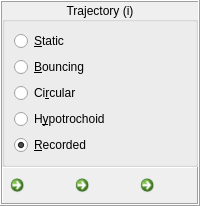
          <widget class="QFrame" name="frame_Trajectory">
           <property name="sizePolicy">
            <sizepolicy hsizetype="Minimum" vsizetype="Minimum">
             <horstretch>0</horstretch>
             <verstretch>0</verstretch>
            </sizepolicy>
           </property>
           <property name="frameShape">
            <enum>QFrame::Box</enum>
           </property>
           <property name="frameShadow">
            <enum>QFrame::Raised</enum>
           </property>
           <layout class="QVBoxLayout" name="verticalLayout_7">
            <property name="spacing">
             <number>0</number>
            </property>
            <property name="leftMargin">
             <number>0</number>
            </property>
            <property name="topMargin">
             <number>0</number>
            </property>
            <property name="rightMargin">
             <number>0</number>
            </property>
            <property name="bottomMargin">
             <number>0</number>
            </property>
            <item>
             <widget class="QGroupBox" name="groupBox_Trajectory">
              <property name="sizePolicy">
               <sizepolicy hsizetype="Minimum" vsizetype="Minimum">
                <horstretch>0</horstretch>
                <verstretch>0</verstretch>
               </sizepolicy>
              </property>
              <property name="font">
               <font>
                <pointsize>9</pointsize>
               </font>
              </property>
              <property name="title">
               <string>Trajectory (i)</string>
              </property>
              <property name="alignment">
               <set>Qt::AlignCenter</set>
              </property>
              <layout class="QVBoxLayout" name="verticalLayout_23">
               <item>
                <widget class="QRadioButton" name="radioButton_Trajectory_Static">
                 <property name="text">
                  <string>&amp;Static</string>
                 </property>
                 <property name="checked">
                  <bool>false</bool>
                 </property>
                 <property name="autoExclusive">
                  <bool>true</bool>
                 </property>
                </widget>
               </item>
               <item>
                <widget class="QRadioButton" name="radioButton_Trajectory_Bouncing">
                 <property name="text">
                  <string>&amp;Bouncing</string>
                 </property>
                </widget>
               </item>
               <item>
                <widget class="QRadioButton" name="radioButton_Trajectory_Circular">
                 <property name="text">
                  <string>Ci&amp;rcular</string>
                 </property>
                 <property name="autoExclusive">
                  <bool>true</bool>
                 </property>
                </widget>
               </item>
               <item>
                <widget class="QRadioButton" name="radioButton_Trajectory_Hypotrochoid">
                 <property name="text">
                  <string>H&amp;ypotrochoid</string>
                 </property>
                </widget>
               </item>
               <item>
                <widget class="QRadioButton" name="radioButton_Trajectory_Recorded">
                 <property name="text">
                  <string>&amp;Recorded</string>
                 </property>
                 <property name="checked">
                  <bool>true</bool>
                 </property>
                 <property name="autoExclusive">
                  <bool>true</bool>
                 </property>
                </widget>
               </item>
              </layout>
             </widget>
            </item>
            <item>
             <widget class="QFrame" name="frame_Transports">
              <property name="sizePolicy">
               <sizepolicy hsizetype="Ignored" vsizetype="Ignored">
                <horstretch>0</horstretch>
                <verstretch>0</verstretch>
               </sizepolicy>
              </property>
              <property name="frameShape">
               <enum>QFrame::Panel</enum>
              </property>
              <property name="frameShadow">
               <enum>QFrame::Raised</enum>
              </property>
              <property name="lineWidth">
               <number>1</number>
              </property>
              <layout class="QGridLayout" name="gridLayout_2" rowstretch="0">
               <property name="leftMargin">
                <number>0</number>
               </property>
               <property name="topMargin">
                <number>0</number>
               </property>
               <property name="rightMargin">
                <number>0</number>
               </property>
               <property name="bottomMargin">
                <number>0</number>
               </property>
               <property name="spacing">
                <number>0</number>
               </property>
               <item row="0" column="0">
                <widget class="QCommandLinkButton" name="commandLinkButton_stop">
                 <property name="sizePolicy">
                  <sizepolicy hsizetype="Minimum" vsizetype="Minimum">
                   <horstretch>0</horstretch>
                   <verstretch>0</verstretch>
                  </sizepolicy>
                 </property>
                 <property name="focusPolicy">
                  <enum>Qt::NoFocus</enum>
                 </property>
                 <property name="text">
                  <string/>
                 </property>
                 <property name="icon">
                  <iconset theme="boutontransport" resource="../../resources/buttons.qrc">
                   <normaloff>:/resources/boutonstransports-1-7.png</normaloff>
                   <normalon>:/resources/boutonstransports-1-7.png</normalon>:/resources/boutonstransports-1-7.png</iconset>
                 </property>
                 <property name="iconSize">
                  <size>
                   <width>15</width>
                   <height>15</height>
                  </size>
                 </property>
                 <property name="checkable">
                  <bool>false</bool>
                 </property>
                 <property name="checked">
                  <bool>false</bool>
                 </property>
                </widget>
               </item>
               <item row="0" column="1">
                <widget class="QCommandLinkButton" name="commandLinkButton_go">
                 <property name="sizePolicy">
                  <sizepolicy hsizetype="Minimum" vsizetype="Minimum">
                   <horstretch>0</horstretch>
                   <verstretch>0</verstretch>
                  </sizepolicy>
                 </property>
                 <property name="focusPolicy">
                  <enum>Qt::NoFocus</enum>
                 </property>
                 <property name="text">
                  <string/>
                 </property>
                 <property name="icon">
                  <iconset theme="boutontransport" resource="../../resources/buttons.qrc">
                   <normaloff>:/resources/boutonstransports-1-4.png</normaloff>
                   <normalon>:/resources/boutonstransports-1-2.png</normalon>:/resources/boutonstransports-1-4.png</iconset>
                 </property>
                 <property name="iconSize">
                  <size>
                   <width>15</width>
                   <height>15</height>
                  </size>
                 </property>
                 <property name="checkable">
                  <bool>true</bool>
                 </property>
                 <property name="checked">
                  <bool>false</bool>
                 </property>
                </widget>
               </item>
               <item row="0" column="2">
                <widget class="QCommandLinkButton" name="commandLinkButton_record">
                 <property name="sizePolicy">
                  <sizepolicy hsizetype="Minimum" vsizetype="Minimum">
                   <horstretch>0</horstretch>
                   <verstretch>0</verstretch>
                  </sizepolicy>
                 </property>
                 <property name="focusPolicy">
                  <enum>Qt::NoFocus</enum>
                 </property>
                 <property name="text">
                  <string/>
                 </property>
                 <property name="icon">
                  <iconset theme="boutontransport" resource="../../resources/buttons.qrc">
                   <normaloff>:/resources/boutonstransports-1-6.png</normaloff>
                   <normalon>:/resources/boutonstransports-1-5.png</normalon>:/resources/boutonstransports-1-6.png</iconset>
                 </property>
                 <property name="iconSize">
                  <size>
                   <width>15</width>
                   <height>15</height>
                  </size>
                 </property>
                 <property name="checkable">
                  <bool>true</bool>
                 </property>
                 <property name="checked">
                  <bool>false</bool>
                 </property>
                </widget>
               </item>
              </layout>
             </widget>
            </item>
           </layout>
          </widget>
